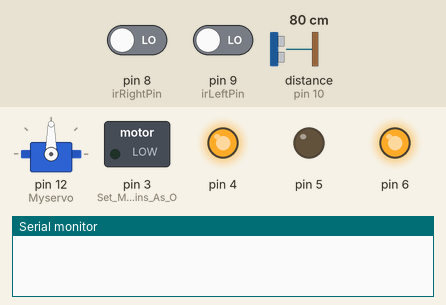
Recording of a sketch running on a simulated Arduino Uno, built with avr-gcc and run on an emulated ATmega328P. Parts: servo, switched loads named in the sketch (green lamp = pin HIGH), output pins drawn as LEDs (lit = HIGH), the last lines printed to the serial monitor. Wiring (inferred from the names in the program): ultrasonic range finder: trigger pin 11; echo pin 10. The test bench sets the inputs (shaded band); at power-on: distance to the obstacle (sensor on pin 10) 80 cm, pin 8 (irRightPin) LOW, pin 9 (irLeftPin) LOW. The echo pulse lasts 58.3 µs per cm; pins used as bus, display or sensor lines are not drawn.

Above: at 1.2 s.
1.3 s: distance to the obstacle (sensor on pin 10) set to 12 cm
2.8 s: distance to the obstacle (sensor on pin 10) set to 9 cm
At 4.2 s:
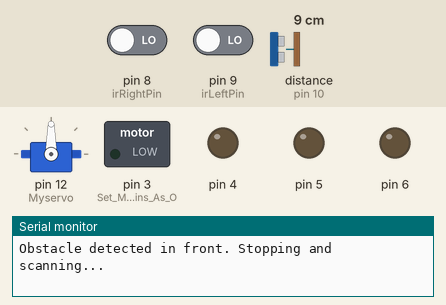
5.8 s: distance to the obstacle (sensor on pin 10) set to 18 cm
At 8.1 s:
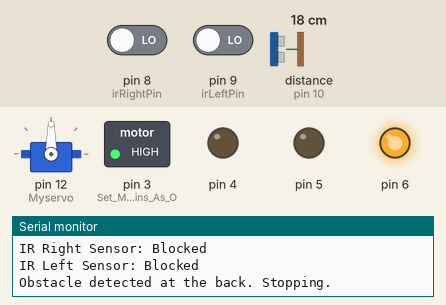
8.8 s: distance to the obstacle (sensor on pin 10) set to 2 cm
At 9.3 s:
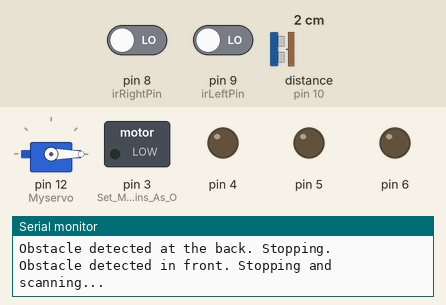
11.8 s: pin 8 (irRightPin) driven HIGH
14.8 s: pin 9 (irLeftPin) driven HIGH
At 16.2 s:
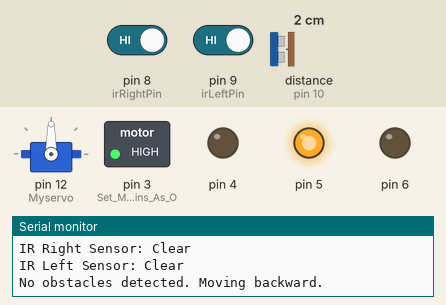
Timing chart, 0 to 18.8 s (numbered marks = the images above; inputs shaded):
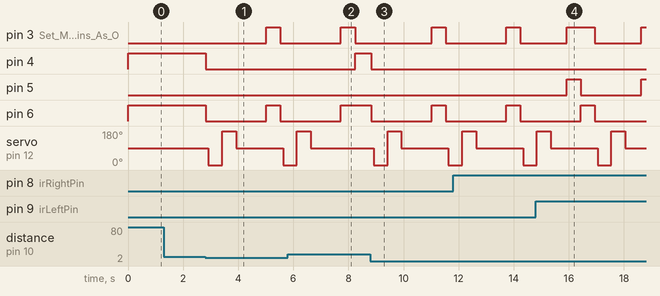

Measured:
- the behaviour switches between 11 and 10 cm on distance to the obstacle (sensor on pin 10) (found by bisection; images 0 and 1)
- after the input at 1.3 s, every drawn part: stays the same
- after the input at 2.8 s, pin 3 (Set_Motor_Pins_As_O): LOW → HIGH after 2.2 s, → LOW 0.51 s later; pin 4: HIGH → LOW at once; pin 6: HIGH → LOW at once, → HIGH 2.2 s later, → LOW 0.51 s later; servo on pin 12 (Myservo): 90° → 0° after 0.12 s, → 180° 0.50 s later, → 90° 0.50 s later, → 0° 1.7 s later
- after the input at 5.8 s, pin 4: LOW → HIGH after 2.4 s; pin 6: goes on until 7.7 s, then stays HIGH; servo on pin 12 (Myservo): goes on until 6.6 s, then stays 90°
- after the input at 8.8 s, pin 3 (Set_Motor_Pins_As_O): LOW → HIGH after 2.2 s, → LOW 0.51 s later; pin 4: HIGH → LOW at once; pin 6: HIGH → LOW at once, → HIGH 2.2 s later, → LOW 0.51 s later; servo on pin 12 (Myservo): 90° → 0° after 0.12 s, → 180° 0.50 s later, → 90° 0.50 s later, → 0° 1.7 s later
- after the input at 14.8 s, pin 5: LOW → HIGH after 1.1 s, → LOW 0.50 s later, → HIGH 2.2 s later

The sketch:

OBJECT_AVOIDER_ROBOT_V2.ino
```cpp
#include <Servo.h>
Servo Myservo;

#define trigPin 11           // Trig Pin Of HC-SR04
#define echoPin 10           // Echo Pin Of HC-SR04
#define irRightPin 8         // IR Sensor Right Pin
#define irLeftPin 9          // IR Sensor Left Pin
long duration, distance;

void setup() {
  Serial.begin(9600);
  pinMode(3, OUTPUT);     // Set Motor Pins As O/P
  pinMode(4, OUTPUT);
  pinMode(5, OUTPUT);
  pinMode(6, OUTPUT);
  pinMode(trigPin, OUTPUT); // Set Trig Pin As O/P To Transmit Waves
  pinMode(echoPin, INPUT);  // Set Echo Pin As I/P To Receive Reflected Waves
  pinMode(irRightPin, INPUT); // Set IR Sensor Pins As I/P
  pinMode(irLeftPin, INPUT);
  Myservo.attach(12);       // Attach Servo to Pin 12
}

void forward() {
  digitalWrite(3, LOW);
  digitalWrite(4, HIGH);
  digitalWrite(5, LOW);
  digitalWrite(6, HIGH);
}

void backward() {
  // Check if space is available at the back
  bool rightClear = digitalRead(irRightPin) == HIGH; // HIGH indicates clear space
  bool leftClear = digitalRead(irLeftPin) == HIGH;   // HIGH indicates clear space
  Serial.print("IR Right Sensor: ");
  Serial.println(rightClear ? "Clear" : "Blocked");
  Serial.print("IR Left Sensor: ");
  Serial.println(leftClear ? "Clear" : "Blocked");
  if (rightClear && leftClear) {
    Serial.println("No obstacles detected. Moving backward.");
    digitalWrite(3, HIGH);
    digitalWrite(4, LOW);
    digitalWrite(5, HIGH);
    digitalWrite(6, LOW);
  } else {
    stop();
    Serial.println("Obstacle detected at the back. Stopping.");
  }
}

void right() {
  digitalWrite(3, HIGH);
  digitalWrite(4, LOW);
  digitalWrite(5, LOW);
  digitalWrite(6, HIGH);
}

void left() {
  digitalWrite(3, LOW);
  digitalWrite(4, HIGH);
  digitalWrite(5, HIGH);
  digitalWrite(6, LOW);
}

void stop() {
  digitalWrite(3, LOW);
  digitalWrite(4, LOW);
  digitalWrite(5, LOW);
  digitalWrite(6, LOW);
}

long measureDistance() {
  digitalWrite(trigPin, LOW);
  delayMicroseconds(2);
  digitalWrite(trigPin, HIGH);       // Transmit Waves For 10us
  delayMicroseconds(10);
  digitalWrite(trigPin, LOW);
  duration = pulseIn(echoPin, HIGH); // Receive Reflected Waves
  long distance = duration / 58.2;   // Get Distance in cm
  return distance;
}

void loop()
{
  distance = measureDistance(); // Measure distance
  delay(10);

  if (distance > 15) { // Condition For Absence Of Obstacle
    Myservo.write(90);
    forward(); // Move Forward
  } else if ((distance < 10) && (distance > 0))
  { // Condition For Presence Of Obstacle
    Serial.println("Obstacle detected in front. Stopping and scanning...");
    stop(); // Stop
    delay(100);

    Myservo.write(0); // Look left
    delay(500);
    long leftDistance = measureDistance(); // Measure left distance
    Myservo.write(180); // Look right
    delay(500);
    long rightDistance = measureDistance(); // Measure right distance
    Myservo.write(90); // Look forward
    delay(500);

    if (leftDistance > rightDistance) {
      Serial.println("More clearance to the left. Moving backward and turning left.");
      backward(); // Move Backward
      delay(500);
      left(); // Move Left
      delay(500);
    } else {
      Serial.println("More clearance to the right. Moving backward and turning right.");
      backward(); // Move Backward
      delay(500);
      right(); // Move Right
      delay(500);
    }
  }
}
```
